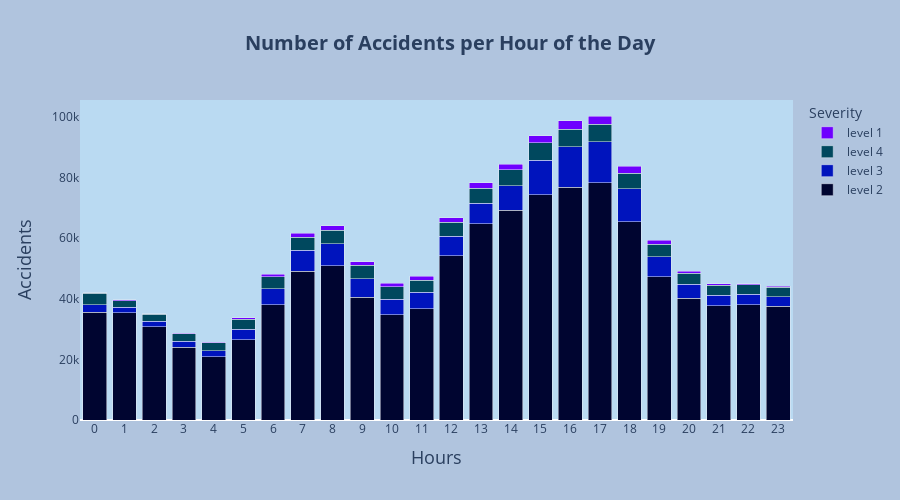

The notebook cell this image was saved under:
### Code cell
fig = go.Figure(data=[
            go.Bar(name="level 2", x=[i for i in range(0, 24)], y=acdnts_per_Hour_2.values, marker_color="#000530"),
            go.Bar(name="level 3", x=[i for i in range(0, 24)], y=acdnts_per_Hour_3.values, marker_color="#0014BD"),
            go.Bar(name="level 4", x=[i for i in range(0, 24)], y=acdnts_per_Hour_4.values, marker_color="#00485E"),
            go.Bar(name="level 1", x=[i for i in range(0, 24)], y=acdnts_per_Hour_1.values, marker_color="#6E00FF"),
])

fig.update_layout(
              title={"text":"<b>Number of Accidents per Hour of the Day</b>", 
                     "font": {"size": 20},
                     "xanchor": "center",
                     "x": 0.5,},
              xaxis_title={"text": "Hours",
                           "font": {"size": 18}},
              yaxis_title={"text": "Accidents",
                           "font": {"size": 18}},
              xaxis={"showgrid": False, "tick0": 0, "dtick": 1},
              yaxis={"showgrid": False},
              legend={"traceorder": "reversed"},
              legend_title_text="Severity",
              autosize=False,
              width=900,
              height=500,
              paper_bgcolor="LightSteelBlue",
              plot_bgcolor="#BADAF2",
              barmode="stack")
fig.show()

### Figure 1 — Plotly figure (JSON) as saved in the notebook; plotly's stock layout.template omitted (floating-point values rounded to 4 significant figures)
{"data": [{"marker": {"color": "#000530"}, "name": "level 2", "type": "bar", "x": [0, 1, 2, 3, 4, 5, 6, 7, 8, 9, 10, 11, 12, 13, 14, 15, 16, 17, 18, 19, 20, 21, 22, 23], "y": [35556, 35373, 30758, 23952, 20839, 26450, 37978, 48980, 50950, 40407, 34641, 36695, 54210, 64661, 69095, 74280, 76761, 78267, 65348, 47287, 40215, 37648, 37971, 37509]}, {"marker": {"color": "#0014BD"}, "name": "level 3", "type": "bar", "x": [0, 1, 2, 3, 4, 5, 6, 7, 8, 9, 10, 11, 12, 13, 14, 15, 16, 17, 18, 19, 20, 21, 22, 23], "y": [2511, 1772, 1808, 1997, 2027, 3404, 5307, 6937, 7193, 6159, 5194, 5370, 6319, 6804, 8160, 11413, 13345, 13500, 10954, 6512, 4478, 3517, 3493, 3082]}, {"marker": {"color": "#00485E"}, "name": "level 4", "type": "bar", "x": [0, 1, 2, 3, 4, 5, 6, 7, 8, 9, 10, 11, 12, 13, 14, 15, 16, 17, 18, 19, 20, 21, 22, 23], "y": [3653, 2240, 2282, 2436, 2532, 3353, 3877, 4359, 4512, 4421, 4159, 4070, 4721, 4974, 5213, 5697, 5705, 5696, 5116, 4241, 3639, 3200, 3067, 3156]}, {"marker": {"color": "#6E00FF"}, "name": "level 1", "type": "bar", "x": [0, 1, 2, 3, 4, 5, 6, 7, 8, 9, 10, 11, 12, 13, 14, 15, 16, 17, 18, 19, 20, 21, 22, 23], "y": [301, 221, 229, 220, 295, 581, 922, 1259, 1387, 1194, 1113, 1303, 1460, 1787, 1860, 2297, 2815, 2789, 2274, 1319, 658, 574, 396, 320]}], "layout": {"autosize": false, "barmode": "stack", "height": 500, "legend": {"title": {"text": "Severity"}, "traceorder": "reversed"}, "paper_bgcolor": "LightSteelBlue", "plot_bgcolor": "#BADAF2", "title": {"font": {"size": 20}, "text": "<b>Number of Accidents per Hour of the Day</b>", "x": 0.5, "xanchor": "center"}, "width": 900, "xaxis": {"dtick": 1, "showgrid": false, "tick0": 0, "title": {"font": {"size": 18}, "text": "Hours"}}, "yaxis": {"showgrid": false, "title": {"font": {"size": 18}, "text": "Accidents"}}}}
